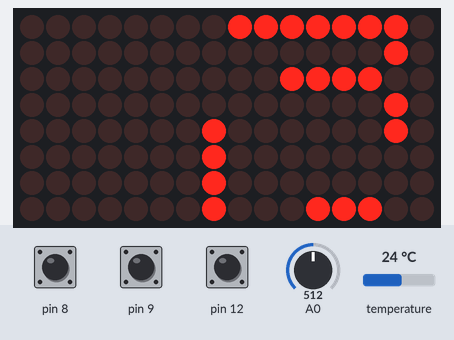
The sketch below on a simulated Arduino Uno, built with avr-gcc and run on an emulated ATmega328P. Shown: 16×8 LED matrix. The test bench sets the inputs (shaded band); at power-on: pin 9 HIGH, A0 = 512, pin 12 HIGH, pin 8 HIGH, temperature 24 °C. The local clock reads 2024-03-15 10:24:30 at power-on unless the sketch sets it.

Above: at 1.2 s.
1.3 s: pin 9 pulled LOW for 1 s
At 2.1 s:
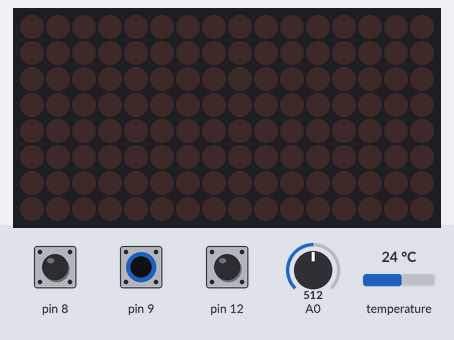
5.3 s: A0 set to 340
At 7.5 s:
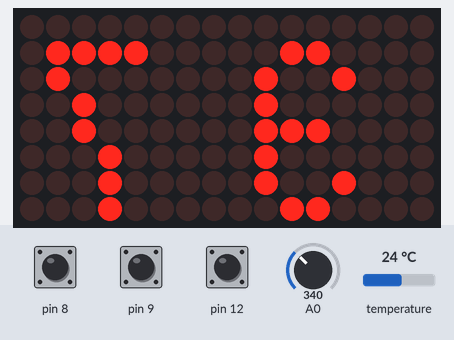
8.3 s: pin 9 pulled LOW for 0.15 s
At 8.9 s:
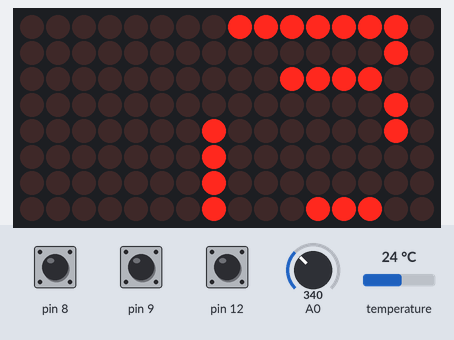
9.9 s: pin 12 pulled LOW for 0.15 s
At 10.07 s:
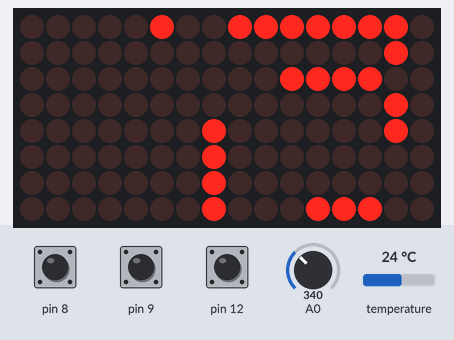
11.6 s: pin 8 pulled LOW for 0.15 s
At 12.0 s:
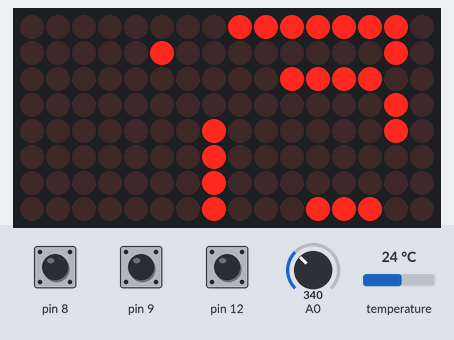
13.2 s: pin 12 pulled LOW for 3.2 s
At 17.3 s:
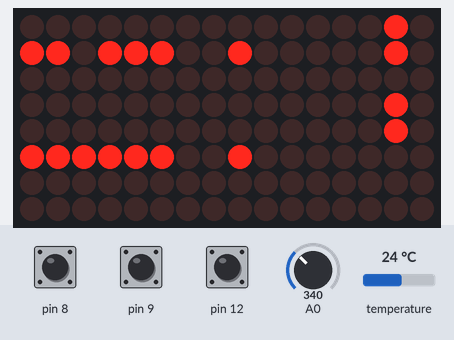
Timing chart, 0 to 18.8 s (numbered marks = the images above; inputs shaded):
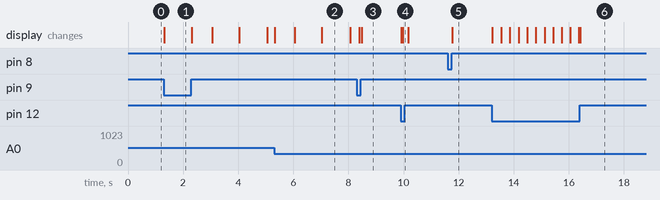

Measured:
- after the input at 1.3 s, the display: changes at once (image 1)
- after the input at 8.3 s, the display: first changes after 0.10 s (image 3 shows a later state)
- after the input at 11.6 s, the display: changes after 0.17 s (image 5)
- after the input at 13.2 s, the display: first changes at once (image 6 shows a later state)
- what the display in image 2 shows lasts 1.1 s, from 7.0 s to 8.1 s

The sketch:

clockMain.ino
```cpp
#include <CapacitiveSensor.h>
#include <LedControl.h>
#include <DS3232RTC.h>
#include <Time.h>
#include <Wire.h>

int dataIn = 17; //A3
int load = 16; //A2
int clock = 15; //A1
int maxInUse = 2;
LedControl lc=LedControl(dataIn,clock,load,maxInUse);
int pHour, pMin;
unsigned long csSum[3];
CapacitiveSensor csS[3] = {CapacitiveSensor(5,8),CapacitiveSensor(11,9),CapacitiveSensor(10,12)};
const int MODEDEFAULT = 0;
const int MODESECONDS = 1;
const int MODETEMPERATURE = 2;
const int MODESET = 3;
int currentMode;
bool forceUpdate;
bool autoBrightness = 1;
int brightness;

void setup(){

   for(int i=0; i<2; i++) {
    lc.shutdown(i,false); //turn on
    lc.setIntensity(i,8); //0 to 15
    lc.clearDisplay(i);
   }

//for(int i=0;i<8;i++) { lc.setRow(1,i,B11111111); }
//for(int i=0;i<8;i++) { lc.setRow(0,i,B11111111); }

  Wire.begin();
//  Serial.begin(9600);
//  setTime(12, 51, 0, 15, 7, 2015);   //set the system time to 23h31m30s on 13Feb2009
//  RTC.set(now());                     //set the RTC from the system time

  setSyncProvider(RTC.get);   // the function to get the time from the RTC
//    if(timeStatus() != timeSet)
//        Serial.println("Unable to sync with the RTC");
//    else
//        Serial.println("RTC has set the system time");

    currentMode = MODEDEFAULT;
}


void loop(){

  if (currentMode == MODEDEFAULT) defaultMode();
  else if (currentMode == MODESECONDS) secondsMode();
  else if (currentMode == MODETEMPERATURE) temperatureMode();
  else if (currentMode == MODESET) setMode();

  int buttonPressed = readButtons();

  if (buttonPressed == 0) { //left
    if (currentMode == MODEDEFAULT) currentMode = MODESET; //go to set mode
    else if (currentMode == MODESET) { currentMode = MODEDEFAULT; lc.setLed(0,1,5,0); }
  }
  else if (buttonPressed == 1) { //middle
    if (currentMode == MODEDEFAULT) { CLEAR(); currentMode = MODESECONDS; }
    else if (currentMode == MODESECONDS) { CLEAR(); currentMode = MODETEMPERATURE; }
    else if (currentMode == MODETEMPERATURE) { CLEAR(); currentMode = MODEDEFAULT; forceUpdate = true;}
    else if (currentMode == MODESET) incrementHours();//increment hour
  }
  else if (buttonPressed == 2) { //right
    if (currentMode == MODEDEFAULT) toggleBrightness(); //toggle brightness
    else if (currentMode == MODESET) incrementMinutes(); //increment minutes
  }

  if(autoBrightness) {
    int intensity = analogRead(14)/68;
    lc.setIntensity(0,intensity); //0 to 15
    lc.setIntensity(1,intensity); //0 to 15
  }
}

int readButtons(){
  long cs[] =  {csS[0].capacitiveSensor(30),csS[1].capacitiveSensor(30),csS[2].capacitiveSensor(30)};
  for(int i=0; i<3; i++) {
    if (cs[i] > 80) { //b: Arbitrary number
        csSum[i] += cs[i];
        if (csSum[i] >= 350) { //c: This value is the threshold, a High value means it takes longer to trigger
          if (csSum[i] > 0) { csSum[i] = 0; } //Reset
          csS[i].reset_CS_AutoCal(); //Stops readings
          return i;
        }
    } else {
      csSum[i] = 0; //Timeout caused by bad readings
    }
  }
  return 3; //no button
}

void toggleBrightness(){
  if(autoBrightness) {
    autoBrightness = 0;
    brightness = 0;
    lc.setIntensity(0,brightness); //0 to 15
    lc.setIntensity(1,brightness); //0 to 15
  } else if (brightness == 15) {
    autoBrightness = 1;
    lc.setLed(0,0,5,1);
    delay(200);
    lc.setLed(0,0,5,0);
  } else {
    brightness = brightness+3;
    lc.setIntensity(0,brightness); //0 to 15
    lc.setIntensity(1,brightness); //0 to 15
  }
}

void incrementHours(){
  time_t t = now();
  int cHour = hour(t);
  if (cHour == 23) cHour = 0;
  else cHour = cHour + 1;
  setTime(cHour, minute(t), second(t), day(t), month(t), year(t));   //setTime(hr,min,sec,day,month,yr);
  RTC.set(now());                     //set the RTC from the system time
}

void incrementMinutes(){
  time_t t = now();
  int cMin = minute(t);
  if (cMin == 59) cMin = 0;
  else cMin = cMin+1;
  setTime(hour(t), cMin, 0, day(t), month(t), year(t));   //setTime(hr,min,sec,day,month,yr);
  RTC.set(now());                     //set the RTC from the system time
  if (cMin == 35 || cMin == 0) forceUpdate = true;
}

void setMode(){
  defaultMode();
  lc.setLed(0,1,5,1);
}

void defaultMode(){
   int cHour = hour();
   int cMin = minute();

   int tpast5mins = cMin % 5; // remainder
   int t5mins = cMin - tpast5mins;
   int tp5mins = pMin - (pMin % 5);
   int tHour = cHour;

   if (tHour > 12) tHour = tHour - 12;
   else if (tHour == 0) tHour = 12;

   //if (forceUpdate) CLEAR();

   if (t5mins > 30) {
    tHour = tHour+1;
    if (tHour > 12) tHour = 1;
   }

   if ((tHour == pHour) && (cMin == pMin) && (forceUpdate == false))
    return;

   if ((tHour != pHour) || forceUpdate) {
     CLEARHOURS();
     // light up the hour word
     if (tHour == 1) ONE(); else if (tHour == 2) TWO(); else if (tHour == 3) THREE(); else if (tHour == 4) FOUR();
     else if (tHour == 5) FIVE(); else if (tHour == 6) SIX(); else if (tHour == 7) SEVEN(); else if (tHour == 8) EIGHT();
     else if (tHour == 9) NINE(); else if (tHour == 10) TEN(); else if (tHour == 11) ELEVEN(); else if (tHour == 12) TWELVE();
   }
   if ((t5mins != tp5mins) || forceUpdate) { // || (((cHour != pHour)) && (t5mins == tp5mins))
     if(t5mins != 25 && t5mins != 40) CLEARMIN();
     if(t5mins == 40) lc.setRow(0,0,B00000000); //FIVE
     // minute word
     if (t5mins == 5 || t5mins == 55)     FIVE_M();        // 5 past or 5 to..
     else if (t5mins == 10 || t5mins == 50)    TEN_M();        // 10 past or 10 to..
     else if (t5mins == 15 || t5mins == 45)    A_QUARTER();    // etc..
     else if (t5mins == 20 || t5mins == 40)    TWENTY();
     else if (t5mins == 25 || t5mins == 35)  { TWENTY(); FIVE_M(); }
     else if (t5mins == 30)    HALF();
   }
   IT_IS();
   // past or to or o'clock?
   if (t5mins == 0) {
    if (tp5mins > 30) CLEARMOD();
    OCLOCK();
    }
   else if (t5mins > 30) {
    if (tp5mins<=30) CLEARMOD();
    TO();
   }
   else {
    if (tp5mins>30 || tp5mins == 0) CLEARMOD();
    PAST();
   }

   // light up aux minute LED
   // ugly but quicker
   if (tpast5mins == 0 ) { P0(); }
   else if (tpast5mins == 1) { P1(); }
   else if (tpast5mins == 2) { P2(); }
   if (tpast5mins == 3) { P3(); }
   if (tpast5mins == 4) { P4(); }

   // save last updated time
   pHour = tHour;
   pMin = cMin;
   forceUpdate = false;
}

void secondsMode(){
  displayDigits(second(),1);
}

void temperatureMode(){
  //Serial.println(RTC.temperature()/4);
  int temperatureC = RTC.temperature()/4;
  displayDigits(temperatureC,0);
  DEGREE();
}

void displayDigits(int number, bool shift){
  if (number/10 == 0) L0(shift);
  else if (number/10 == 1) L1(shift);
  else if (number/10 == 2) L2(shift);
  else if (number/10 == 3) L3(shift);
  else if (number/10 == 4) L4(shift);
  else if (number/10 == 5) L5(shift);

  if (number%10 == 0) R0(shift);
  else if (number%10 == 1) R1(shift);
  else if (number%10 == 2) R2(shift);
  else if (number%10 == 3) R3(shift);
  else if (number%10 == 4) R4(shift);
  else if (number%10 == 5) R5(shift);
  else if (number%10 == 6) R6(shift);
  else if (number%10 == 7) R7(shift);
  else if (number%10 == 8) R8(shift);
  else if (number%10 == 9) R9(shift);
}

void CLEAR(){
    lc.clearDisplay(0);
    lc.clearDisplay(1);
}

void CLEARHOURS(){
  //lc.setRow(0,2,B00000000); //NINE
  //for(int i=3; i<8; i++) { lc.setRow(0,i,B00000000); }
  //for(int i=5; i<8; i++) { lc.setRow(1,i,B00000000); }
  for(int row=3; row<7; row++) {
    for(int column=0; column < 6; column++) {
      lc.setLed(1,row,column,0); }}
  for(int column=1; column<6; column++) { lc.setLed(1,7,column,0); }
  for(int row=2; row<7; row++) {
    for(int column=0; column < 5; column++) {
      lc.setLed(0,row,column,0); } }
  //lc.setRow(1,3,B00000010);
  //lc.setRow(1,4,B00000010);
}
void CLEARMIN(){
  lc.setRow(1,0,B00000010);
  lc.setRow(0,0,B00000000);
  lc.setColumn(1,7,B00000000);
  lc.setColumn(0,6,B00000000);
  lc.setRow(1,1,B00000010);
  //lc.setRow(0,1,B00000000);
  lc.setLed(0,1,3,0);
  lc.setLed(0,1,4,0);
}

void CLEARMOD(){
  lc.setLed(0,1,1,0);
  lc.setLed(0,1,0,0);
  lc.setLed(1,2,5,0);
  lc.setLed(1,2,4,0);
  lc.setLed(1,2,3,0);
  lc.setLed(1,2,2,0);
  lc.setLed(1,7,0,0); //O'
  lc.setRow(0,7,B0000000); //  CLOCK
}

void IT_IS(){
  lc.setColumn(1,6,B11011000); //IT IS
}

void A_QUARTER(){
  lc.setColumn(1,7,B10111111); //A QUAR
  lc.setColumn(0,6,B00111000); //      TER
}

void TWENTY(){
  lc.setRow(1,0,B11111100); //TWENTY
}

void FIVE_M(){
  lc.setRow(0,0,B01111000); //FIVE
}

void HALF(){
  lc.setRow(1,1,B00111100); //HALF
}

void TEN_M(){
  lc.setRow(1,1,B10000000); //T
  lc.setRow(0,1,B00011000); // EN
}

void TO(){
  //lc.setRow(0,1,B11000000); //TO
  lc.setLed(0,1,1,1);
  lc.setLed(0,1,0,1);
}

void PAST(){
  //lc.setRow(1,2,B00111100); //PAST
  lc.setLed(1,2,5,1);
  lc.setLed(1,2,4,1);
  lc.setLed(1,2,3,1);
  lc.setLed(1,2,2,1);
}

void OCLOCK(){
  lc.setLed(1,7,0,1);
  //lc.setRow(1,7,B10000000); //O'
  lc.setRow(0,7,B11111000); //  CLOCK
}

void NINE(){
  //lc.setRow(0,2,B11110000); //NINE
  for(int column=0; column<4; column++) { lc.setLed(0,2,column,1); }
}

void ONE(){
  //lc.setRow(1,3,B00011110); //ONE
  for(int column=3; column<6; column++) { lc.setLed(1,3,column,1); }
}

void SIX(){
  //lc.setRow(1,3,B11100010); //SIX
  for(int column=0; column<3; column++) { lc.setLed(1,3,column,1); }
}

void THREE(){
  //lc.setRow(0,3,B11111000); //THREE
  for(int column=0; column<5; column++) { lc.setLed(0,3,column,1); }
}

void FOUR(){
  //lc.setRow(1,4,B00111110); //FOUR
  for(int column=2; column<6; column++) { lc.setLed(1,4,column,1); }
}

void FIVE(){
  //lc.setRow(1,4,B11000010); //FI
  for(int column=0; column<2; column++) { lc.setLed(1,4,column,1); }
  //lc.setRow(0,4,B00011000); //  VE
  for(int column=3; column<5; column++) { lc.setLed(0,4,column,1); }
}

void TWO(){
  //lc.setRow(0,4,B11100000); //TWO
  for(int column=0; column<3; column++) { lc.setLed(0,4,column,1); }
}

void EIGHT(){
  //lc.setRow(1,5,B01111100); //EIGHT
  for(int column=1; column<6; column++) { lc.setLed(1,5,column,1); }
}

void ELEVEN(){
  //lc.setRow(1,5,B10000000); //E
  lc.setLed(1,5,0,1);
  //lc.setRow(0,5,B11111100); // LEVEN
  for(int column=0; column<6; column++) { lc.setLed(0,5,column,1); }
}

void SEVEN(){
  //lc.setRow(1,6,B01111100); //SEVEN
  for(int column=1; column<6; column++) { lc.setLed(1,6,column,1); }
}

void TWELVE(){
  //lc.setRow(1,6,B10000000); //T
  lc.setLed(1,6,0,1);
  //lc.setRow(0,6,B11111000); // WELVE
  for(int column=0; column<5; column++) { lc.setLed(0,6,column,1); }
}

void TEN(){
  //lc.setRow(1,7,B00011100); //TEN
  for(int column=3; column<6; column++) { lc.setLed(1,7,column,1); }
}

void P0(){
  lc.setColumn(0,7,B00000000); //+0
}

void P1(){
  lc.setColumn(0,7,B00001000); //+1
}

void P2(){
  lc.setColumn(0,7,B00001100); //+2
}

void P3(){
  lc.setColumn(0,7,B00001110); //+3
}

void P4(){
  lc.setColumn(0,7,B00001111); //+4
}

void L0(bool b){

  lc.setColumn(1,5-b,B00111110); //L0
  lc.setColumn(1,4-b,B01000001);
  lc.setColumn(1,3-b,B01000001);
  lc.setColumn(1,2-b,B00111110);
}

void R0(bool b){
  lc.setColumn(1-b,4*b,B00111110); //R0
  lc.setColumn(0,4-b,B01000001);
  lc.setColumn(0,3-b,B01000001);
  lc.setColumn(0,2-b,B00111110);
}

 void L1(bool b){
  lc.setColumn(1,5-b,B00010000); //L1
  lc.setColumn(1,4-b,B00100001);
  lc.setColumn(1,3-b,B01111111);
  lc.setColumn(1,2-b,B00000001);
 }

 void R1(bool b){
  lc.setColumn(1-b,4*b,B00010000); //R1
  lc.setColumn(0,4-b,B00100001);
  lc.setColumn(0,3-b,B01111111);
  lc.setColumn(0,2-b,B00000001);
 }

 void L2(bool b){
  lc.setColumn(1,5-b,B00100011); //L2
  lc.setColumn(1,4-b,B01000101);
  lc.setColumn(1,3-b,B01001001);
  lc.setColumn(1,2-b,B00110001);
 }

 void R2(bool b){
  lc.setColumn(1-b,4*b,B00100011); //R2
  lc.setColumn(0,4-b,B01000101);
  lc.setColumn(0,3-b,B01001001);
  lc.setColumn(0,2-b,B00110001);
 }

 void L3(bool b){
  lc.setColumn(1,5-b,B00100010); //L3
  lc.setColumn(1,4-b,B01001001);
  lc.setColumn(1,3-b,B01001001);
  lc.setColumn(1,2-b,B00111110);
 }

 void R3(bool b){
  lc.setColumn(1-b,4*b,B00100010); //R3
  lc.setColumn(0,4-b,B01001001);
  lc.setColumn(0,3-b,B01001001);
  lc.setColumn(0,2-b,B00111110);
 }

 void L4(bool b){
  lc.setColumn(1,5-b,B01111000); //L4
  lc.setColumn(1,4-b,B00001000);
  lc.setColumn(1,3-b,B00111111);
  lc.setColumn(1,2-b,B00001000);
 }

 void R4(bool b){
  lc.setColumn(1-b,4*b,B01111000); //R4
  lc.setColumn(0,4-b,B00001000);
  lc.setColumn(0,3-b,B00111111);
  lc.setColumn(0,2-b,B00001000);
 }

 void L5(bool b){
  lc.setColumn(1,5-b,B01111010); //L5
  lc.setColumn(1,4-b,B01001001);
  lc.setColumn(1,3-b,B01001001);
  lc.setColumn(1,2-b,B01000110);
 }

 void R5(bool b){
  lc.setColumn(1-b,4*b,B01111010); //R5
  lc.setColumn(0,4-b,B01001001);
  lc.setColumn(0,3-b,B01001001);
  lc.setColumn(0,2-b,B01000110);
 }

 void L6(bool b){
  lc.setColumn(1,5-b,B00111110); //L6
  lc.setColumn(1,4-b,B01001001);
  lc.setColumn(1,3-b,B01001001);
  lc.setColumn(1,2-b,B00100110);
 }

 void R6(bool b){
  lc.setColumn(1-b,4*b,B00111110); //R6
  lc.setColumn(0,4-b,B01001001);
  lc.setColumn(0,3-b,B01001001);
  lc.setColumn(0,2-b,B00100110);
 }

 void L7(bool b){
  lc.setColumn(1,5-b,B01000000); //L7
  lc.setColumn(1,4-b,B01000111);
  lc.setColumn(1,3-b,B01011000);
  lc.setColumn(1,2-b,B01100000);
 }

 void R7(bool b){
  lc.setColumn(1-b,4*b,B01000000); //R7
  lc.setColumn(0,4-b,B01000111);
  lc.setColumn(0,3-b,B01011000);
  lc.setColumn(0,2-b,B01100000);
 }

 void L8(bool b){
  lc.setColumn(1,5-b,B00110110); //L8
  lc.setColumn(1,4-b,B01001001);
  lc.setColumn(1,3-b,B01001001);
  lc.setColumn(1,2-b,B00110110);
 }

 void R8(bool b){
  lc.setColumn(1-b,4*b,B00110110); //R8
  lc.setColumn(0,4-b,B01001001);
  lc.setColumn(0,3-b,B01001001);
  lc.setColumn(0,2-b,B00110110);
 }

 void L9(bool b){
  lc.setColumn(1,5-b,B00110010); //L9
  lc.setColumn(1,4-b,B01001001);
  lc.setColumn(1,3-b,B01001001);
  lc.setColumn(1,2-b,B00111110);
 }

 void R9(bool b){
  lc.setColumn(1-b,4*b,B00110010); //R9
  lc.setColumn(0,4-b,B01001001);
  lc.setColumn(0,3-b,B01001001);
  lc.setColumn(0,2-b,B00111110);
 }

void DEGREE(){
  lc.setLed(0,1,0,1); //degree simple
//lc.setColumn(0,0,B01100000); //degree
//lc.setColumn(0,1,B01100000);
}
```
